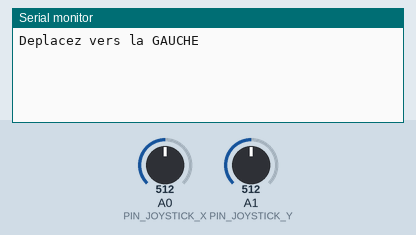
Bench run of a sketch on a simulated Arduino Uno, built with avr-gcc and run on an emulated ATmega328P. Shown: the last lines printed to the serial monitor. The inputs (shaded band) are chosen by the test bench; at power-on: A0 (PIN_JOYSTICK_X) = 512, A1 (PIN_JOYSTICK_Y) = 512.

Above: at 0.8 s.
0.9 s: A0 (PIN_JOYSTICK_X) set to 660
At 1.9 s:
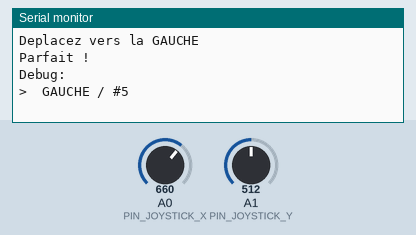
2.4 s: A0 (PIN_JOYSTICK_X) set to 140
At 3.6 s:
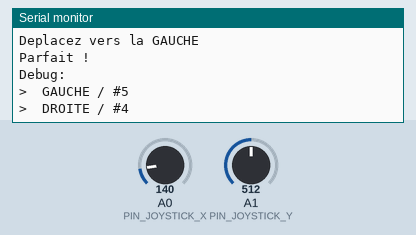

The sketch:

joystick-direction.ino
```cpp
#define Up 2
#define Down 3
#define Right 4
#define Left 5

#define PIN_JOYSTICK_X 0
#define PIN_JOYSTICK_Y 1

int CO1,CO2,CO3,CO4,lastcode;
void setup() {
  setup_begin();
  setup_joystick();
  Serial.println("Debug: ");
}

void loop() {
  displayDebug(joystickUpdate());
}

void setup_begin(){
  Serial.begin(9600);
}

void setup_joystick(){
  Serial.println("Deplacez vers la GAUCHE");

  while(true){
    int x = analogRead(PIN_JOYSTICK_X);
    int y = analogRead(PIN_JOYSTICK_Y);
    if (y < 50) { CO1 = Left;CO2 = Right;CO4 = Up;CO3 = Down;break;}
    if (y > 700){ CO2 = Left;CO1 = Right;CO3 = Up;CO4 = Down;break;}
    if (x < 150){ CO3 = Left;CO4 = Right;CO1 = Up;CO2 = Down;break;}
    if (x > 650){ CO4 = Left;CO3 = Right;CO2 = Up;CO1 = Down;break;}
 }
 Serial.println("Parfait !");
}
int joystickUpdate(){
  int x = analogRead(PIN_JOYSTICK_X);
  int y = analogRead(PIN_JOYSTICK_Y);
  int result = 0;

  if (y < 50) result=CO1;
  if (y > 700) result=CO2;
  if (x < 150) result=CO3;
  if (x > 650) result=CO4;

  if(result != lastcode){
    lastcode = result;
    return result;
  }else{
    return 0;
  }
  lastcode = result;
}
void displayDebug(int code) {
      switch (code) {
        case 2:
          Serial.println(">  HAUT / #2");
          break;
        case 3:
          Serial.println(">  BAS / #3");
          break;
        case 5:
          Serial.println(">  GAUCHE / #5");
          break;
        case 4:
          Serial.println(">  DROITE / #4");
          break;
        default:
          break;
      }
}
```

Measured:
- after the input at 0.9 s, the serial monitor: prints a new line at once (image 1)
- after the input at 2.4 s, the serial monitor: prints a new line at once (image 2)
